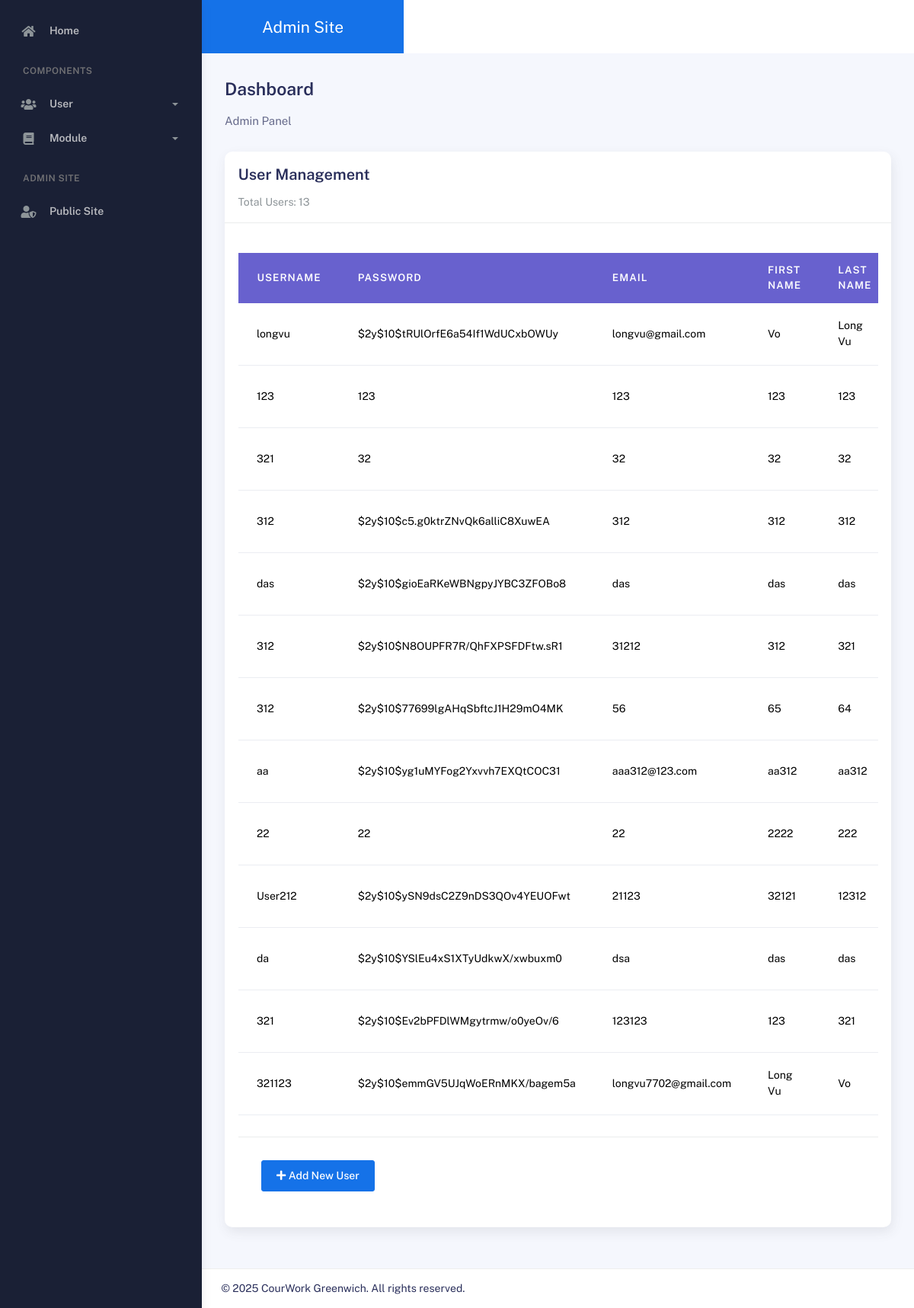
Screenshot of /admin/user.php with the database file from the repository.
### tables this page shows
CREATE TABLE `author` (
  `id` int(11) NOT NULL,
  `name` varchar(255) DEFAULT NULL,
  `password` char(32) DEFAULT NULL,
  `email` varchar(255) DEFAULT NULL,
  `firstname` varchar(255) DEFAULT NULL,
  `lastname` varchar(255) DEFAULT NULL
);

### admin/user.php (called while the page is built, shortened)
<?php
try{
    include '../includes/DatabaseConnection.php';
    include '../includes/DatabaseFunctions.php';
    $query = 'SELECT author.id, author.name, author.password, author.email, author.firstname, author.lastname  FROM author';
    $users = $pdo->query($query);
    $totalUser = totalUser($pdo);
    include '../templates/admin/user.html.php';
}
catch(PDOException $e){
    $title = 'An error has occurred';
    $output = 'Database error: ' . $e->getMessage();
}
include '../templates/admin/layout.html.php';
?>

### includes/DatabaseFunctions.php (called while the page is built, shortened)
<?php
function totalUser($pdo){
    $query = $pdo->prepare('SELECT COUNT(*) FROM author');
    $query->execute();
    $row = $query->fetch();
    return $row[0];
}
?>

### templates/admin/user.html.php (the view, shortened to what this page needs)
<div class="card">
    <div class="card-header">
        <div class="card-title">User Management</div>
        <p class="card-category">Total Users: <?=$totalUser?></p>
    </div>
    <div class="card-body">
        <?php if (empty($users)): ?>
            <p class="text-muted">No users found in the database.</p>
        <?php else: ?>
            <div class="table-responsive">
                <table class="table table-head-bg-secondary mt-4">
                    <thead>
                        <tr>
                            <th scope="col">Username</th>
                            <th scope="col">Password</th>
                            <th scope="col">Email</th>
                            <th scope="col">First Name</th>
                            <th scope="col">Last Name</th>
                        </tr>
                    </thead>
                    <tbody>
                        <?php foreach ($users as $user): ?>
                            <tr>
                                <td><?=htmlspecialchars($user['name'], ENT_QUOTES, 'UTF-8')?></td>
                                <td><?=htmlspecialchars($user['password'], ENT_QUOTES, 'UTF-8')?></td>
                                <td><?=htmlspecialchars($user['email'], ENT_QUOTES, 'UTF-8')?></td>
                                <td><?=htmlspecialchars($user['firstname'], ENT_QUOTES, 'UTF-8')?></td>
                                <td><?=htmlspecialchars($user['lastname'], ENT_QUOTES, 'UTF-8')?></td>
                            </tr>
                        <?php endforeach; ?>
                    </tbody>
                </table>
            </div>
            <div class="card-action mt-3">
                <a href="adduser.php" class="btn btn-primary">
                    <i class="fas fa-plus"></i> Add New User
                </a>
            </div>
        <?php endif; ?>
    </div>
</div>

### rows the page displays
author: name "longvu", password "$2y$10$tRUlOrfE6a54If1WdUCxbOWUy", email "longvu@gmail.com", firstname "Vo", lastname "Long Vu"
author: name "123", password "123", email "123", firstname "123", lastname "123"
author: name "321", password "32", email "32", firstname "32", lastname "32"
author: name "312", password "$2y$10$c5.g0ktrZNvQk6alliC8XuwEA", email "312", firstname "312", lastname "312"
author: name "das", password "$2y$10$gioEaRKeWBNgpyJYBC3ZFOBo8", email "das", firstname "das", lastname "das"
author: name "312", password "$2y$10$N8OUPFR7R/QhFXPSFDFtw.sR1", email "31212", firstname "312", lastname "321"
author: name "312", password "$2y$10$77699lgAHqSbftcJ1H29mO4MK", email "56", firstname "65", lastname "64"
author: name "aa", password "$2y$10$yg1uMYFog2Yxvvh7EXQtCOC31", email "aaa312@123.com", firstname "aa312", lastname "aa312"
author: name "22", password "22", email "22", firstname "2222", lastname "222"
author: name "User212", password "$2y$10$ySN9dsC2Z9nDS3QOv4YEUOFwt", email "21123", firstname "32121", lastname "12312"
author: name "da", password "$2y$10$YSlEu4xS1XTyUdkwX/xwbuxm0", email "dsa", firstname "das", lastname "das"
author: name "321", password "$2y$10$Ev2bPFDlWMgytrmw/o0yeOv/6", email "123123", firstname "123", lastname "321"
author: name "321123", password "$2y$10$emmGV5UJqWoERnMKX/bagem5a", email "longvu7702@gmail.com", firstname "Long Vu", lastname "Vo"

### other values shown
$totalUser "13"
